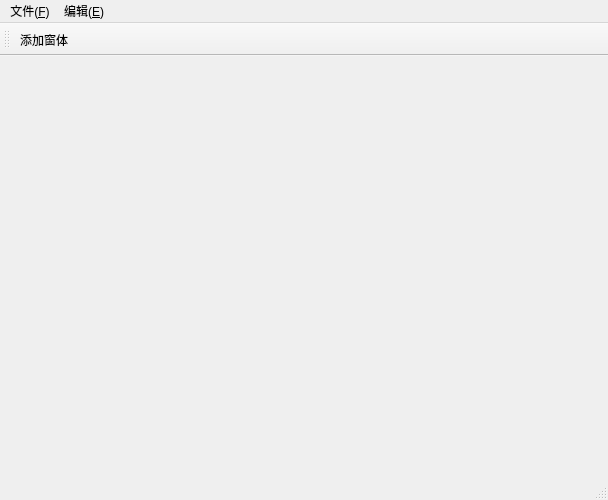
<?xml version="1.0" encoding="UTF-8"?>
<ui version="4.0">
 <class>MainWindow</class>
 <widget class="QMainWindow" name="MainWindow">
  <property name="geometry">
   <rect>
    <x>0</x>
    <y>0</y>
    <width>608</width>
    <height>500</height>
   </rect>
  </property>
  <property name="windowTitle">
   <string>MainWindow</string>
  </property>
  <widget class="QWidget" name="centralwidget"/>
  <widget class="QMenuBar" name="menubar">
   <property name="geometry">
    <rect>
     <x>0</x>
     <y>0</y>
     <width>608</width>
     <height>23</height>
    </rect>
   </property>
   <widget class="QMenu" name="menu">
    <property name="title">
     <string>文件(&amp;F)</string>
    </property>
    <addaction name="fileOpenAction"/>
    <addaction name="fileNewAction"/>
    <addaction name="fileCloseAction"/>
   </widget>
   <widget class="QMenu" name="menu_E">
    <property name="title">
     <string>编辑(&amp;E)</string>
    </property>
   </widget>
   <addaction name="menu"/>
   <addaction name="menu_E"/>
  </widget>
  <widget class="QStatusBar" name="statusbar"/>
  <widget class="QToolBar" name="toolBar">
   <property name="windowTitle">
    <string>toolBar</string>
   </property>
   <attribute name="toolBarArea">
    <enum>TopToolBarArea</enum>
   </attribute>
   <attribute name="toolBarBreak">
    <bool>false</bool>
   </attribute>
   <addaction name="addWinAction"/>
  </widget>
  <action name="fileOpenAction">
   <property name="text">
    <string>打开</string>
   </property>
   <property name="shortcut">
    <string>Alt+O</string>
   </property>
  </action>
  <action name="fileNewAction">
   <property name="text">
    <string>新建</string>
   </property>
   <property name="shortcut">
    <string>Alt+N</string>
   </property>
  </action>
  <action name="fileCloseAction">
   <property name="text">
    <string>关闭</string>
   </property>
   <property name="shortcut">
    <string>Alt+C</string>
   </property>
  </action>
  <action name="addWinAction">
   <property name="text">
    <string>添加窗体</string>
   </property>
  </action>
 </widget>
 <resources/>
 <connections/>
</ui>
